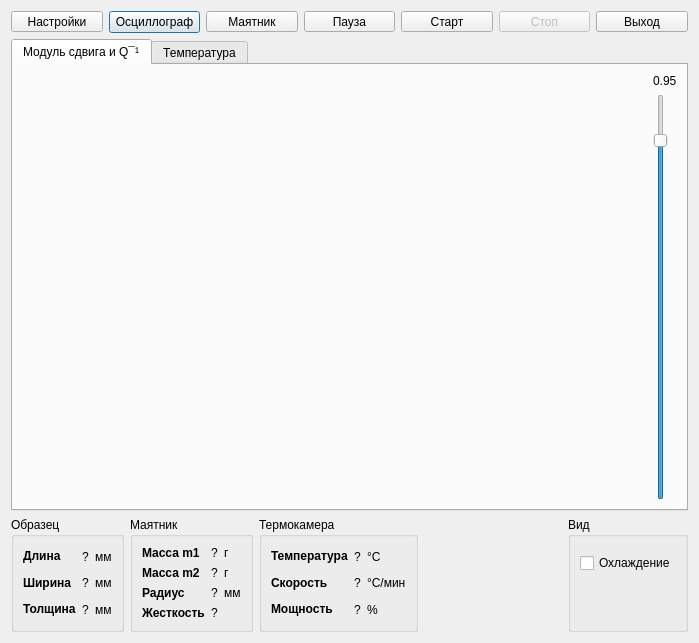
<ui version="4.0" >
 <class>MainWindow</class>
 <widget class="QDialog" name="MainWindow" >
  <property name="geometry" >
   <rect>
    <x>0</x>
    <y>0</y>
    <width>699</width>
    <height>643</height>
   </rect>
  </property>
  <property name="windowTitle" >
   <string>Крутильный маятник</string>
  </property>
  <layout class="QVBoxLayout" >
   <item>
    <layout class="QHBoxLayout" >
     <item>
      <widget class="QToolButton" name="tbSettings" >
       <property name="sizePolicy" >
        <sizepolicy vsizetype="Fixed" hsizetype="Preferred" >
         <horstretch>0</horstretch>
         <verstretch>0</verstretch>
        </sizepolicy>
       </property>
       <property name="text" >
        <string>Настройки</string>
       </property>
      </widget>
     </item>
     <item>
      <widget class="QPushButton" name="pbOscillograph" >
       <property name="text" >
        <string>Осциллограф</string>
       </property>
      </widget>
     </item>
     <item>
      <widget class="QToolButton" name="tbPendulumView" >
       <property name="sizePolicy" >
        <sizepolicy vsizetype="Fixed" hsizetype="Preferred" >
         <horstretch>0</horstretch>
         <verstretch>0</verstretch>
        </sizepolicy>
       </property>
       <property name="text" >
        <string>Маятник</string>
       </property>
      </widget>
     </item>
     <item>
      <widget class="QToolButton" name="bPause" >
       <property name="enabled" >
        <bool>true</bool>
       </property>
       <property name="sizePolicy" >
        <sizepolicy vsizetype="Fixed" hsizetype="Preferred" >
         <horstretch>0</horstretch>
         <verstretch>0</verstretch>
        </sizepolicy>
       </property>
       <property name="text" >
        <string>Пауза</string>
       </property>
       <property name="checkable" >
        <bool>true</bool>
       </property>
      </widget>
     </item>
     <item>
      <widget class="QToolButton" name="bStart" >
       <property name="sizePolicy" >
        <sizepolicy vsizetype="Fixed" hsizetype="Preferred" >
         <horstretch>0</horstretch>
         <verstretch>0</verstretch>
        </sizepolicy>
       </property>
       <property name="text" >
        <string>Старт</string>
       </property>
      </widget>
     </item>
     <item>
      <widget class="QToolButton" name="bStop" >
       <property name="enabled" >
        <bool>false</bool>
       </property>
       <property name="sizePolicy" >
        <sizepolicy vsizetype="Fixed" hsizetype="Preferred" >
         <horstretch>0</horstretch>
         <verstretch>0</verstretch>
        </sizepolicy>
       </property>
       <property name="text" >
        <string>Стоп</string>
       </property>
      </widget>
     </item>
     <item>
      <widget class="QToolButton" name="bExit" >
       <property name="sizePolicy" >
        <sizepolicy vsizetype="Fixed" hsizetype="Preferred" >
         <horstretch>0</horstretch>
         <verstretch>0</verstretch>
        </sizepolicy>
       </property>
       <property name="text" >
        <string>Выход</string>
       </property>
      </widget>
     </item>
    </layout>
   </item>
   <item>
    <widget class="QTabWidget" name="tabWidget" >
     <property name="currentIndex" >
      <number>0</number>
     </property>
     <widget class="QWidget" name="tab_3" >
      <attribute name="title" >
       <string>Модуль сдвига и Q¯¹</string>
      </attribute>
      <layout class="QGridLayout" name="gridLayout" >
       <item rowspan="2" row="0" column="0" >
        <widget class="QwtPlot" name="qwtpMainData" />
       </item>
       <item row="0" column="1" >
        <widget class="QLabel" name="lCorell" >
         <property name="text" >
          <string>0.95</string>
         </property>
        </widget>
       </item>
       <item row="1" column="1" >
        <widget class="QSlider" name="vsCorell" >
         <property name="minimum" >
          <number>50</number>
         </property>
         <property name="maximum" >
          <number>100</number>
         </property>
         <property name="value" >
          <number>95</number>
         </property>
         <property name="orientation" >
          <enum>Qt::Vertical</enum>
         </property>
        </widget>
       </item>
      </layout>
     </widget>
     <widget class="QWidget" name="tab_4" >
      <attribute name="title" >
       <string>Температура</string>
      </attribute>
      <layout class="QVBoxLayout" >
       <item>
        <widget class="QwtPlot" name="qwtpTemperature" />
       </item>
      </layout>
     </widget>
    </widget>
   </item>
   <item>
    <layout class="QHBoxLayout" >
     <item>
      <widget class="QGroupBox" name="groupBox_4" >
       <property name="title" >
        <string>Образец</string>
       </property>
       <layout class="QGridLayout" >
        <item row="0" column="0" >
         <widget class="QLabel" name="label_20" >
          <property name="text" >
           <string>&lt;b>Длина</string>
          </property>
         </widget>
        </item>
        <item row="0" column="1" >
         <widget class="QLabel" name="lPatternLenght" >
          <property name="text" >
           <string>?</string>
          </property>
         </widget>
        </item>
        <item row="1" column="0" >
         <widget class="QLabel" name="label_21" >
          <property name="text" >
           <string>&lt;b>Ширина</string>
          </property>
         </widget>
        </item>
        <item row="1" column="1" >
         <widget class="QLabel" name="lPatternWidth" >
          <property name="text" >
           <string>?</string>
          </property>
         </widget>
        </item>
        <item row="2" column="0" >
         <widget class="QLabel" name="label_22" >
          <property name="text" >
           <string>&lt;b>Толщина</string>
          </property>
         </widget>
        </item>
        <item row="2" column="1" >
         <widget class="QLabel" name="lPatternThickness" >
          <property name="text" >
           <string>?</string>
          </property>
         </widget>
        </item>
        <item row="0" column="2" >
         <widget class="QLabel" name="label_23" >
          <property name="text" >
           <string>мм</string>
          </property>
         </widget>
        </item>
        <item row="1" column="2" >
         <widget class="QLabel" name="label_24" >
          <property name="text" >
           <string>мм</string>
          </property>
         </widget>
        </item>
        <item row="2" column="2" >
         <widget class="QLabel" name="label_25" >
          <property name="text" >
           <string>мм</string>
          </property>
         </widget>
        </item>
       </layout>
      </widget>
     </item>
     <item>
      <widget class="QGroupBox" name="groupBox_5" >
       <property name="title" >
        <string>Маятник</string>
       </property>
       <layout class="QGridLayout" >
        <item row="0" column="0" >
         <widget class="QLabel" name="label_26" >
          <property name="text" >
           <string>&lt;b>Масса m1</string>
          </property>
         </widget>
        </item>
        <item row="0" column="1" >
         <widget class="QLabel" name="lPendulumM1" >
          <property name="text" >
           <string>?</string>
          </property>
         </widget>
        </item>
        <item row="0" column="2" >
         <widget class="QLabel" name="label_27" >
          <property name="text" >
           <string>г</string>
          </property>
         </widget>
        </item>
        <item row="1" column="0" >
         <widget class="QLabel" name="label_28" >
          <property name="text" >
           <string>&lt;b>Масса m2</string>
          </property>
         </widget>
        </item>
        <item row="1" column="1" >
         <widget class="QLabel" name="lPendulumM2" >
          <property name="text" >
           <string>?</string>
          </property>
         </widget>
        </item>
        <item row="1" column="2" >
         <widget class="QLabel" name="label_29" >
          <property name="text" >
           <string>г</string>
          </property>
         </widget>
        </item>
        <item row="2" column="0" >
         <widget class="QLabel" name="label_30" >
          <property name="text" >
           <string>&lt;b>Радиус</string>
          </property>
         </widget>
        </item>
        <item row="2" column="1" >
         <widget class="QLabel" name="lPendulumR" >
          <property name="text" >
           <string>?</string>
          </property>
         </widget>
        </item>
        <item row="2" column="2" >
         <widget class="QLabel" name="label_31" >
          <property name="text" >
           <string>мм</string>
          </property>
         </widget>
        </item>
        <item row="3" column="0" >
         <widget class="QLabel" name="label_32" >
          <property name="text" >
           <string>&lt;b>Жесткость</string>
          </property>
         </widget>
        </item>
        <item row="3" column="1" >
         <widget class="QLabel" name="lPendulumKb" >
          <property name="text" >
           <string>?</string>
          </property>
         </widget>
        </item>
       </layout>
      </widget>
     </item>
     <item>
      <widget class="QGroupBox" name="groupBox_6" >
       <property name="title" >
        <string>Термокамера</string>
       </property>
       <layout class="QGridLayout" >
        <item row="0" column="0" >
         <widget class="QLabel" name="label_33" >
          <property name="text" >
           <string>&lt;b>Температура</string>
          </property>
         </widget>
        </item>
        <item row="0" column="1" >
         <widget class="QLabel" name="lTemperature" >
          <property name="text" >
           <string>?</string>
          </property>
         </widget>
        </item>
        <item row="0" column="2" >
         <widget class="QLabel" name="label_34" >
          <property name="text" >
           <string>°C</string>
          </property>
         </widget>
        </item>
        <item row="2" column="0" >
         <widget class="QLabel" name="label_35" >
          <property name="text" >
           <string>&lt;b>Мощность</string>
          </property>
         </widget>
        </item>
        <item row="2" column="1" >
         <widget class="QLabel" name="lMetakonPower" >
          <property name="text" >
           <string>?</string>
          </property>
         </widget>
        </item>
        <item row="2" column="2" >
         <widget class="QLabel" name="label_36" >
          <property name="text" >
           <string>%</string>
          </property>
         </widget>
        </item>
        <item row="1" column="0" >
         <widget class="QLabel" name="label_37" >
          <property name="text" >
           <string>&lt;b>Скорость</string>
          </property>
         </widget>
        </item>
        <item row="1" column="2" >
         <widget class="QLabel" name="label_38" >
          <property name="text" >
           <string>°C/мин</string>
          </property>
         </widget>
        </item>
        <item row="1" column="1" >
         <widget class="QLabel" name="lHeatingSpeed" >
          <property name="text" >
           <string>?</string>
          </property>
         </widget>
        </item>
       </layout>
      </widget>
     </item>
     <item>
      <spacer>
       <property name="orientation" >
        <enum>Qt::Horizontal</enum>
       </property>
       <property name="sizeHint" stdset="0" >
        <size>
         <width>40</width>
         <height>20</height>
        </size>
       </property>
      </spacer>
     </item>
     <item>
      <widget class="QGroupBox" name="groupBox" >
       <property name="title" >
        <string>Вид</string>
       </property>
       <layout class="QVBoxLayout" >
        <item>
         <widget class="QCheckBox" name="cbCooling" >
          <property name="text" >
           <string>Охлаждение</string>
          </property>
         </widget>
        </item>
        <item>
         <spacer>
          <property name="orientation" >
           <enum>Qt::Vertical</enum>
          </property>
          <property name="sizeType" >
           <enum>QSizePolicy::Minimum</enum>
          </property>
          <property name="sizeHint" stdset="0" >
           <size>
            <width>20</width>
            <height>40</height>
           </size>
          </property>
         </spacer>
        </item>
       </layout>
      </widget>
     </item>
    </layout>
   </item>
  </layout>
 </widget>
 <customwidgets>
  <customwidget>
   <class>QwtPlot</class>
   <extends>QFrame</extends>
   <header>qwt_plot.h</header>
  </customwidget>
 </customwidgets>
 <resources/>
 <connections>
  <connection>
   <sender>bExit</sender>
   <signal>clicked()</signal>
   <receiver>bStop</receiver>
   <slot>click()</slot>
   <hints>
    <hint type="sourcelabel" >
     <x>644</x>
     <y>22</y>
    </hint>
    <hint type="destinationlabel" >
     <x>549</x>
     <y>22</y>
    </hint>
   </hints>
  </connection>
  <connection>
   <sender>bExit</sender>
   <signal>clicked()</signal>
   <receiver>MainWindow</receiver>
   <slot>close()</slot>
   <hints>
    <hint type="sourcelabel" >
     <x>644</x>
     <y>22</y>
    </hint>
    <hint type="destinationlabel" >
     <x>349</x>
     <y>321</y>
    </hint>
   </hints>
  </connection>
 </connections>
</ui>
